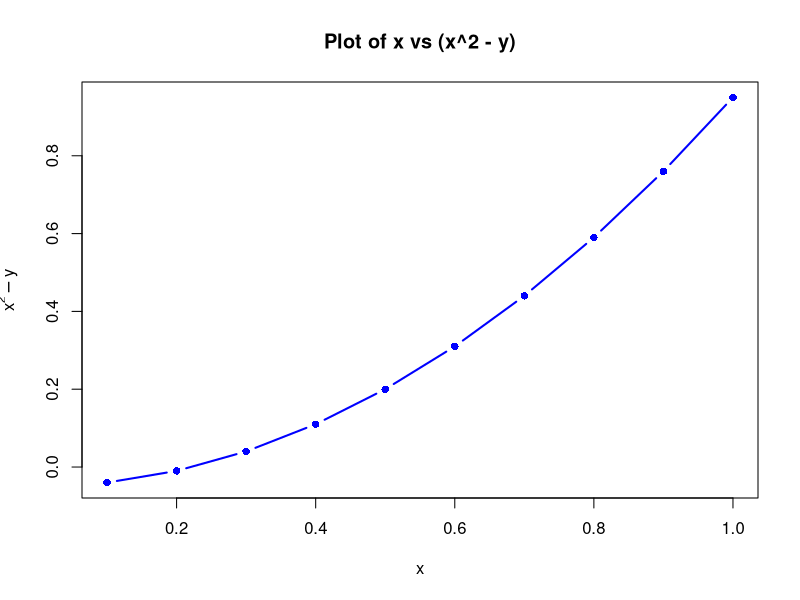

Reproduce this figure in R.
# Define the function
plot_and_find_min <- function(x, y) {
  if (length(x) != length(y)) {
    stop("Vectors x and y must be of equal size.")
  }
  
  # Calculate x^2 - y
  result <- x^2 - y
  
  # Plot x vs (x^2 - y)
  plot(x, result, type = "b", col = "blue", pch = 16, lwd = 2,
       main = "Plot of x vs (x^2 - y)",
       xlab = "x",
       ylab = expression(x^2 - y))
  
  # Find the minimum value of x^2 - y
  min_value <- min(result)
  min_x <- x[which.min(result)]
  
  cat("Minimum value of x^2 - y is", min_value, "at x =", min_x, "\n")
  
  return(list(min_value = min_value, min_x = min_x))
}

# Example usage
x <- seq(0.1, 1, by = 0.1)  # x starts at 0.1, increases by 0.1 until 1
y <- rep(0.05, length(x))   # y is a vector of 0.05 with the same length as x

# Call the function and display the results
result <- plot_and_find_min(x, y)
